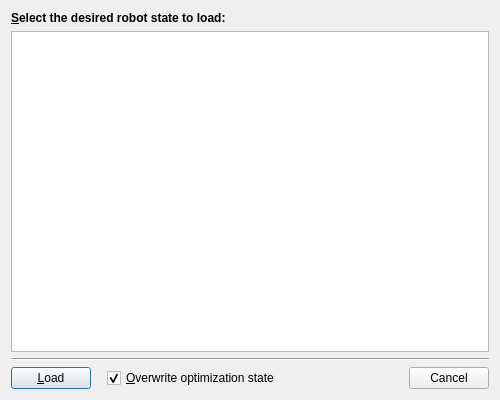
<?xml version="1.0" encoding="UTF-8"?>
<ui version="4.0">
 <class>LoadRobotDialog</class>
 <widget class="QDialog" name="LoadRobotDialog">
  <property name="geometry">
   <rect>
    <x>0</x>
    <y>0</y>
    <width>500</width>
    <height>400</height>
   </rect>
  </property>
  <property name="sizePolicy">
   <sizepolicy hsizetype="MinimumExpanding" vsizetype="MinimumExpanding">
    <horstretch>0</horstretch>
    <verstretch>0</verstretch>
   </sizepolicy>
  </property>
  <property name="minimumSize">
   <size>
    <width>400</width>
    <height>300</height>
   </size>
  </property>
  <property name="windowTitle">
   <string>Load a robot state</string>
  </property>
  <property name="toolTip">
   <string/>
  </property>
  <layout class="QVBoxLayout" name="verticalLayout">
   <item>
    <layout class="QVBoxLayout" name="verticalLayout_4">
     <item>
      <widget class="QLabel" name="lblSelectRobotState">
       <property name="font">
        <font>
         <weight>75</weight>
         <bold>true</bold>
        </font>
       </property>
       <property name="text">
        <string>&amp;Select the desired robot state to load:</string>
       </property>
       <property name="textFormat">
        <enum>Qt::AutoText</enum>
       </property>
       <property name="buddy">
        <cstring>lstAvailableRobotStates</cstring>
       </property>
      </widget>
     </item>
     <item>
      <widget class="QListWidget" name="lstAvailableRobotStates">
       <property name="sizePolicy">
        <sizepolicy hsizetype="MinimumExpanding" vsizetype="MinimumExpanding">
         <horstretch>0</horstretch>
         <verstretch>0</verstretch>
        </sizepolicy>
       </property>
       <property name="minimumSize">
        <size>
         <width>300</width>
         <height>200</height>
        </size>
       </property>
       <property name="toolTip">
        <string>Choose the robot state to load</string>
       </property>
      </widget>
     </item>
    </layout>
   </item>
   <item>
    <widget class="Line" name="line">
     <property name="orientation">
      <enum>Qt::Horizontal</enum>
     </property>
    </widget>
   </item>
   <item>
    <layout class="QHBoxLayout" name="horizontalLayout">
     <item>
      <widget class="QPushButton" name="btnLoadRobotState">
       <property name="toolTip">
        <string>Loads the selected state in the robot and updates the GUI parameters</string>
       </property>
       <property name="text">
        <string>&amp;Load</string>
       </property>
       <property name="checkable">
        <bool>false</bool>
       </property>
       <property name="autoDefault">
        <bool>true</bool>
       </property>
      </widget>
     </item>
     <item>
      <spacer name="horizontalSpacer_2">
       <property name="orientation">
        <enum>Qt::Horizontal</enum>
       </property>
       <property name="sizeType">
        <enum>QSizePolicy::Fixed</enum>
       </property>
       <property name="sizeHint" stdset="0">
        <size>
         <width>10</width>
         <height>20</height>
        </size>
       </property>
      </spacer>
     </item>
     <item>
      <widget class="QCheckBox" name="chkOverwriteRobotState">
       <property name="text">
        <string>&amp;Overwrite optimization state</string>
       </property>
       <property name="checked">
        <bool>true</bool>
       </property>
      </widget>
     </item>
     <item>
      <spacer name="horizontalSpacer">
       <property name="orientation">
        <enum>Qt::Horizontal</enum>
       </property>
       <property name="sizeHint" stdset="0">
        <size>
         <width>40</width>
         <height>20</height>
        </size>
       </property>
      </spacer>
     </item>
     <item>
      <widget class="QPushButton" name="btnCancel">
       <property name="toolTip">
        <string>Cancel loading</string>
       </property>
       <property name="text">
        <string>Cancel</string>
       </property>
      </widget>
     </item>
    </layout>
   </item>
  </layout>
 </widget>
 <resources/>
 <connections>
  <connection>
   <sender>btnCancel</sender>
   <signal>clicked()</signal>
   <receiver>LoadRobotDialog</receiver>
   <slot>reject()</slot>
   <hints>
    <hint type="sourcelabel">
     <x>432</x>
     <y>374</y>
    </hint>
    <hint type="destinationlabel">
     <x>365</x>
     <y>372</y>
    </hint>
   </hints>
  </connection>
 </connections>
</ui>
